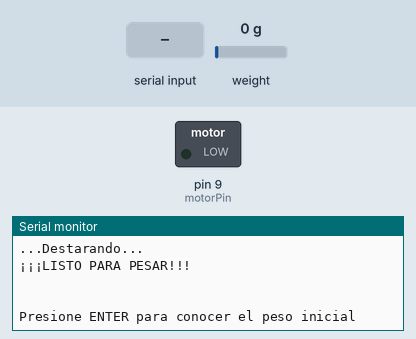
Simulated run of this sketch. Board: Arduino Uno, built with avr-gcc and run on an emulated ATmega328P. Shown: switched loads named in the sketch (green lamp = pin HIGH), the last lines printed to the serial monitor. The inputs (shaded band) are chosen by the test bench; at power-on: weight on the scale 0 g.

Above: at 6.1 s.
6.2 s: "90,45\n" received over Serial
At 9.7 s:
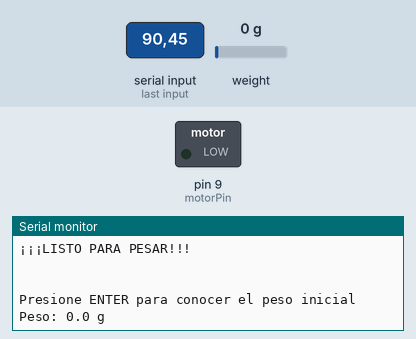
11.9 s: weight on the scale set to 77 g
At 13.4 s:
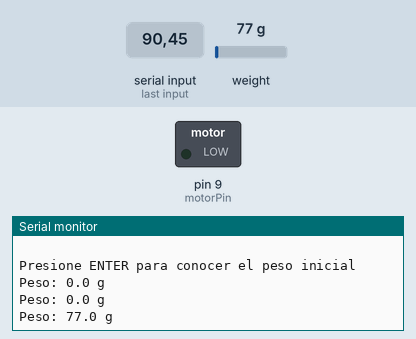
14.0 s: weight on the scale set to 90 g
At 16.9 s:
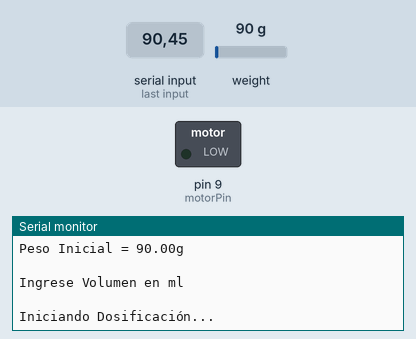
Timing chart, 0 to 18.4 s (numbered marks = the images above; inputs shaded):
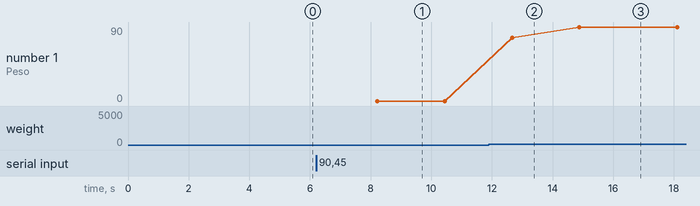

The sketch:

DispensarAguaML.ino
```cpp
/*
 * Instrumentación Electrónica _ 2022-01
 * Laboratorio N°1
 * Profesor: Johann F. Osma
 * Asistente: Sanatiago Tovar Perilla
 * Coautora: Juliana Noguera Contreras
 */

//--------------------- LIBRERIAS --------------------
#include "HX711.h"

//--------------------  VARIABLES --------------------
#define DOUT  A1
#define CLK  A0

//-------------- Variable de confirmacion ------------
String confirmar = "";
String input = "";

float Escala0_100 = -827.421;
float Escala100_200 = -827.339;
float Escala200_300 = -825.173;
float Escala300_400 = -826.410;
float Escala400_500 = -826.931;
float Escala500_600 = -828.671;
float Escala600_700 = -830.720;

float pesoInicial = 0;

HX711 balanza(DOUT, CLK);

//--------------- Variables Caudal -------------------
int motorPin = 9;
int min_pwm = 175;

//Variables para mini bomba de agua
int Volumen_deseado = 0;// en mL | MODIFIQUE PREVIAMENTE CON EL VALOR DE VOLUMEN DESEADO!!!
float caudal_Max = 10.682;
float caudal_Min = 5.116;

boolean fin = false;

void setup() {
  Calibracion(); // Se realiza la calibracion de la balanza
  Serial.println(" ");
  Serial.println("¡¡¡LISTO PARA PESAR!!!");
  Serial.println(" ");
  Serial.println(" ");
  Serial.println("Presione ENTER para conocer el peso inicial");
  while (Serial.available() == 0)   {}
  confirmar = Serial.read(); // Una vez se ha calibrado se inicia a pesar


  while(pesoInicial == 0){  // Se busca conocer el peso del reactor
    pesar();
  }
  Serial.println(" ");
  Serial.println("Peso Inicial = " + String(pesoInicial) + "g");

  Serial.println(" ");
  pinMode(motorPin, OUTPUT);  // Inicializacion de la minibomba de agua

  Serial.println("Ingrese Volumen en ml");
  while (Serial.available() == 0)   {}  // Se ingresa el valor en ml de la cantidad de agua que se debe dosificar
  String input =  Serial.readString();
  Volumen_deseado = input.toFloat();
  Volumen_deseado = Volumen_deseado - 7;  // En las pruebas se halla que siempre se tiene un error de 7ml por lo cual se indica que se debe depositar 7ml menos de lo solicitado

  Serial.println(" ");
  Serial.println("Iniciando Dosificación...");
}

void loop() {
  float peso = pesar() - pesoInicial;
  Serial.println("peso: " + String(peso) + "g");
  if(!fin){
    DosificarB(); // Se dosifica la cantidad de agua especificada
  }else{
    Serial.print("------ Cantidad: " + String(pesar() - pesoInicial)+ " ml"); // Se indica la cantidad de agua actual
  }
}

// Calcula el peso actual y lo calcula de acuerdo a la escala
float pesar(){
  float peso = balanza.get_units(10); // Entrega el peso actualmente medido en gramos
  if(peso<0) peso = peso*-1;
  if(peso<1000){
    if(peso < 98){ // Se cambia la escala a menor a 100g
      balanza.set_scale(Escala0_100);
      delay(20);
      peso = balanza.get_units(10);
      if(peso<0) peso = peso*-1;
    }else if (peso < 198){ // Se cambia la escala a 100 - 200
      balanza.set_scale(Escala100_200);
      delay(20);
      peso = balanza.get_units(10);
      if(peso<0) peso = peso*-1;
    }else if (peso < 298){ // Se cambia la escala a 200 - 300
      balanza.set_scale(Escala200_300);
      delay(20);
      peso = balanza.get_units(10);
      if(peso<0) peso = peso*-1;
    }else if (peso < 398){ // Se cambia la escala a 300 - 400
      balanza.set_scale(Escala300_400);
      delay(20);
      peso = balanza.get_units(10);
      if(peso<0) peso = peso*-1;
    }else if (peso < 498){ // Se cambia la escala a 400 - 500
      balanza.set_scale(Escala400_500);
      delay(20);
      peso = balanza.get_units(10);
      if(peso<0) peso = peso*-1;
    }else if (peso < 598){ // Se cambia la escala a 500 - 600
      balanza.set_scale(Escala500_600);
      delay(20);
      peso = balanza.get_units(10);
      if(peso<0) peso = peso*-1;
    }else { // Se cambia la escala a mayor de 600
      balanza.set_scale(Escala600_700);
      delay(20);
      peso = balanza.get_units(10);
      if(peso<0) peso = peso*-1;
    }

    if (pesoInicial == 0 && peso > 80){ // Se calcula el peso del reactor
      pesoInicial = peso;
    }
    Serial.print("Peso: ");
    Serial.print(peso, 1);
    Serial.println(" g");
    delay(200);
  }
  return peso;
}

//Función de Calibración: Permite calibrar la balanza con los valores de escala especificados
void Calibracion(void){
  Serial.begin(9600);
  Serial.println("~ CALIBRACIÓN DE LA BALANZA ~");
  Serial.println(" ");
  delay(100);
  Serial.println("Procesando escalas");
  Serial.println(" ");
  balanza.set_scale(Escala0_100);
  balanza.tare(50);  //El peso actual es considerado "Tara". Se toman 50 mediciones del peso actual
  delay(200);
  Serial.print("...Destarando...");
}

// Se indica a la bomba que debe entregar X cantidad de agua
void DosificarB(void)
{
  float pesoLiquido = pesar() - pesoInicial;// Peso del liquido actualmente medido en gramos

  while ((Volumen_deseado) + 0.5 >= pesoLiquido){ // Se entrega agua hasta que falten 0.5 gramos
    if( pesoLiquido >=  Volumen_deseado*0.8){ // Se entrega agua a la minima velocidad si ya se ha depositado mas del 80% del valor solicitado
      analogWrite(motorPin, min_pwm);
    }else{
      analogWrite(motorPin, 254); // Se entrega agua a la maxima velocidad si se ha depositado menos del 80% del valor solicitado
    }
    pesoLiquido = pesar() - pesoInicial;
    Serial.print("------ Cantidad: " + String(pesoLiquido)+ " ml");  // Se indica la cantidad de agua depositada
  }

  if ((Volumen_deseado) + 0.1 <= pesoLiquido){ // Si se ha entregado la cantidad de agua solicitada menos 0.1ml se detiene la bomba
    analogWrite(motorPin, 0);
    fin = true;
    pesoLiquido = pesar() - pesoInicial;
    Serial.print("------ Cantidad: " + String(pesoLiquido)+ " ml"); // Se indica la cantidad de agua depositada
  }
}
```

Measured:
- the behaviour switches between 80 and 81 g on weight on the scale (found by bisection; images 2 and 3)
- after the input at 6.2 s, the serial monitor: prints a new line after 2.0 s (image 1)
- after the input at 11.9 s, the serial monitor: prints a new line after 0.76 s (image 2)
- after the input at 14.0 s, the serial monitor: prints a new line after 0.88 s (image 3)
- plotted number 1: 0 → 77 after the input at 11.9 s, 77 → 90 after the input at 14.0 s
